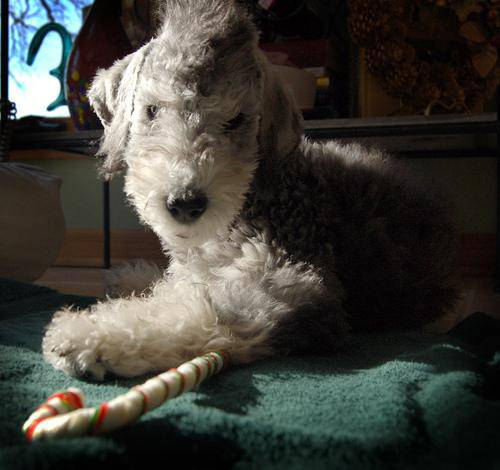
#> input picture New Mobile Appliction/Training code/input/00290d3e1fdd27226ba27a8ce248ce85.jpg, 500 x 470 px, found by its file name; its folder holds 4 pictures in this run
$ jupyter execute flip.ipynb
#> lines starting #> are read from the running program, lines starting #| are printed output that depends on the picture
[cell 1]
import os
import cv2

# Input and output directories
input_dir = "C:/Users/Nimesh/Desktop/Training code/input"
output_dir = "C:/Users/Nimesh/Desktop/Training code/output"

# Create output directory if it doesn't exist
os.makedirs(output_dir, exist_ok=True)

# Process each image in the input directory
for image_file in os.listdir(input_dir):
    if image_file.endswith(".jpg") or image_file.endswith(".png"):  # Adjust file extensions as needed
        # Input and output image paths
        input_image_path = os.path.join(input_dir, image_file)
        output_image_path = os.path.join(output_dir, image_file)

        # Load the image
        image = cv2.imread(input_image_path)
#> image is the input picture: shape (470, 500, 3); mean B, G, R 56.2, 62.2, 63.2

        # Flip the image horizontally
        flipped_image = cv2.flip(image, 1)
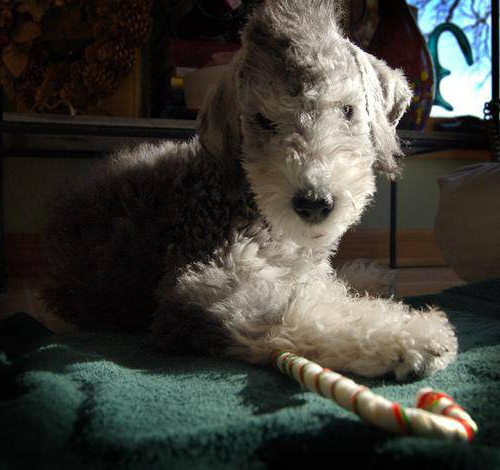
#> flipped_image: shape (470, 500, 3); mean B, G, R 56.2, 62.2, 63.2

        # Save the flipped image
        cv2.imwrite(output_image_path, flipped_image)
#> pass 2 of the loop `for image_file in os.listdir(input_dir):`:
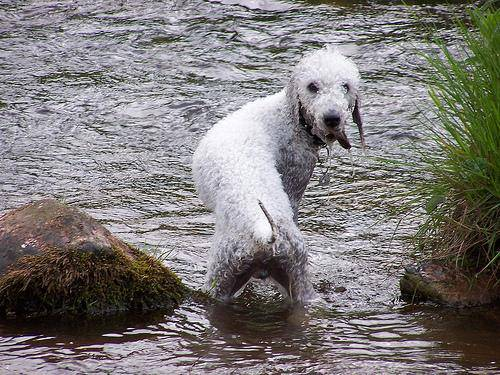
#> input picture New Mobile Appliction/Training code/input/0543510e763cbf8fc771a097ffda9984.jpg, 500 x 375 px, found by its file name
#> image is the input picture: shape (375, 500, 3); mean B, G, R 120.9, 121.9, 125.7
#> `flipped_image = cv2.flip(image, 1)`:
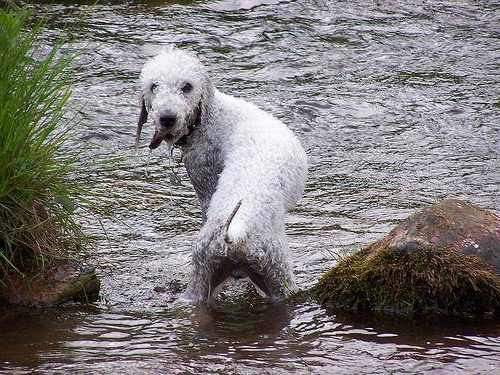
#> flipped_image: shape (375, 500, 3); mean B, G, R 120.9, 121.9, 125.7
#> pass 3 of the loop `for image_file in os.listdir(input_dir):`:
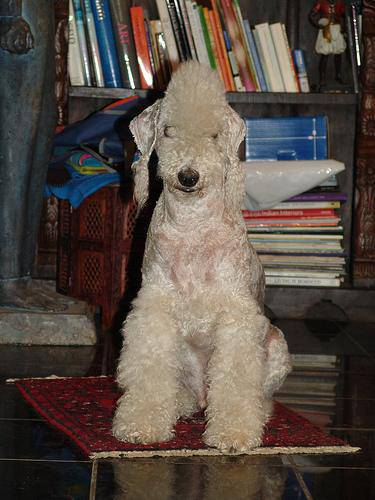
#> input picture New Mobile Appliction/Training code/input/0df3cd4042fa7c2a6e008a3a849a23d1.jpg, 375 x 500 px, found by its file name
#> image is the input picture: shape (500, 375, 3); mean B, G, R 68.5, 76.5, 87.3
#> `flipped_image = cv2.flip(image, 1)`:
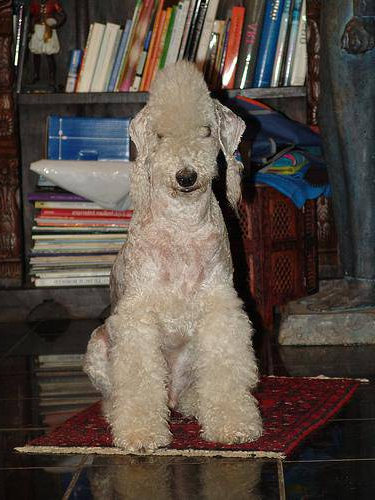
#> flipped_image: shape (500, 375, 3); mean B, G, R 68.5, 76.5, 87.3
#> the loop made 4 passes; the first 3 are shown

print("Image flipping complete.")
